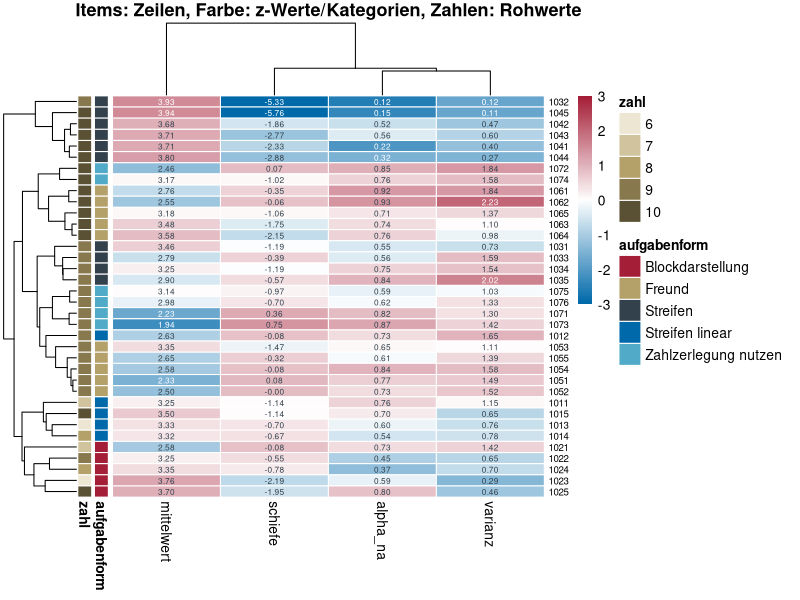
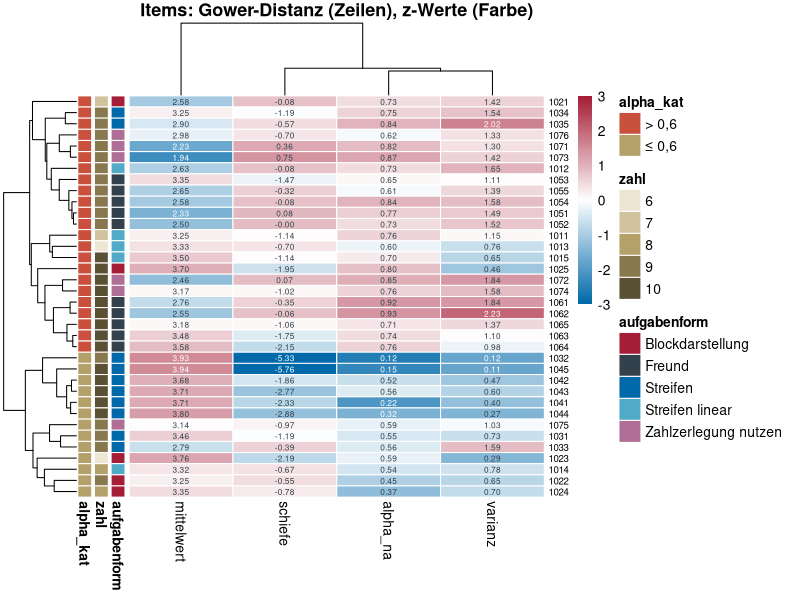

These charts were generated, in order, by the following R code:
## ---- chunk 1
#| label: setup1
#| include: false
library(ggplot2)

# Kategoriale Palette nach CD der Universität Tübingen (S. 34/35).
# Reihenfolge auf Unterscheidbarkeit bei Farbsehschwäche optimiert
# (min. ΔE2000 unter Deuter-/Prot-/Tritanopie: 4 Farben 14,3; 8 Farben 11,0).
# Ab 5 Gruppen zusätzlich Form oder Linientyp verwenden.
ut_palette <- c(
  karminrot = "#A51E37", mattgold = "#B4A069", anthrazit = "#32414B",
  blau = "#0069AA", hellblau = "#50AAC8", violett = "#AF6E96",
  ziegel = "#C8503C", ocker = "#D29600"
)
scale_colour_ut <- function(...) scale_colour_manual(values = unname(ut_palette), ...)
scale_fill_ut <- function(...) scale_fill_manual(values = unname(ut_palette), ...)
## ---- chunk 2
#| label: setup
library(readxl)
library(dplyr)
library(readr)
library(stringr)
library(cluster)
library(pheatmap)
## ---- chunk 3
#| label: import
IRR_data <- read_excel("data/IRR_data.xlsx")
## ---- chunk 4
#| label: variablen
IRR_data <- IRR_data |>
  mutate(
    aufgabenform = case_when(
      str_detect(item_beschreibung, "Streifen linear") ~ "Streifen linear",
      str_detect(item_beschreibung, "Blockdarstellung") ~ "Blockdarstellung",
      str_detect(item_beschreibung, "Streifen") ~ "Streifen",
      str_detect(item_beschreibung, "Freund") ~ "Freund",
      str_detect(item_beschreibung, "nutzen") ~ "Zahlzerlegung nutzen"
    ),
    zahlen = str_extract_all(item_beschreibung, "\\d+") |> lapply(as.integer),
    zahl = case_when(
      aufgabenform == "Zahlzerlegung nutzen" & str_detect(item_beschreibung, "\\+") ~
        vapply(zahlen, sum, integer(1)),
      .default = vapply(zahlen, \(x) x[1], integer(1))
    )
  ) |>
  select(-zahlen)

count(IRR_data, aufgabenform, zahl)
## ---- chunk 5
#| label: heatmap
#| fig-height: 7
heat_df <- IRR_data |>
  mutate(aufgabenform = factor(aufgabenform), zahl = factor(zahl)) |>
  select(item_kuerzel, aufgabenform, zahl, alpha_na, schiefe, varianz, mittelwert) |>
  as.data.frame()
rownames(heat_df) <- heat_df$item_kuerzel

gower_dist <- daisy(heat_df[, -1], metric = "gower")
row_clust <- hclust(gower_dist, method = "average")

heat_mat <- scale(as.matrix(heat_df[, c("alpha_na", "schiefe", "varianz", "mittelwert")]))

# Raw (unstandardised) values as cell labels; colour shows z-values
raw_mat <- as.matrix(heat_df[, colnames(heat_mat)])
cell_labels <- matrix(sprintf("%.2f", raw_mat), nrow(raw_mat), dimnames = dimnames(raw_mat))

col_clust <- hclust(dist(t(heat_mat)), method = "average")

# CD colours: diverging blau – weiß – karminrot for z-values
heat_colors <- colorRampPalette(c(ut_palette[["blau"]], "white", ut_palette[["karminrot"]]))(100)

# Per-cell text colour (white on dark cells). pheatmap draws labels column-wise
# in clustered order, so the vector must follow that order.
text_col <- ifelse(abs(heat_mat) > 1.5, "white", ut_palette[["anthrazit"]])
number_colors <- as.vector(text_col[row_clust$order, col_clust$order])

# Categorical: CD palette; zahl is ordinal, so a light-to-dark gold ramp
anno_colors <- list(
  aufgabenform = setNames(unname(ut_palette)[seq_len(nlevels(heat_df$aufgabenform))], levels(heat_df$aufgabenform)),
  zahl = setNames(colorRampPalette(c("#ECE6D2", ut_palette[["mattgold"]], "#5A5034"))(nlevels(heat_df$zahl)), levels(heat_df$zahl))
)

pheatmap(
  heat_mat,
  cluster_rows = row_clust,
  cluster_cols = col_clust,
  annotation_row = heat_df[c("aufgabenform", "zahl")],
  annotation_colors = anno_colors,
  color = heat_colors,
  breaks = seq(-3, 3, length.out = 101),
  display_numbers = cell_labels,
  number_color = number_colors,
  border_color = "white",
  fontsize_number = 6,
  fontsize_row = 7,
  main = "Items: Zeilen, Farbe: z-Werte/Kategorien, Zahlen: Rohwerte"
)
## ---- chunk 6
#| label: heatmap2
#| fig-height: 7
heat_df2 <- IRR_data |>
  mutate(
    aufgabenform = factor(aufgabenform),
    zahl = factor(zahl),
    alpha_kat = if_else(alpha_na > 0.6, "> 0,6", "≤ 0,6") |> factor()
  ) |>
  select(item_kuerzel, aufgabenform, zahl, alpha_kat, alpha_na, schiefe, varianz, mittelwert) |>
  as.data.frame()
rownames(heat_df2) <- heat_df2$item_kuerzel

gower_dist2 <- daisy(heat_df2[, -1], metric = "gower")
row_clust2 <- hclust(gower_dist2, method = "average")

heat_mat2 <- scale(as.matrix(heat_df2[, c("alpha_na", "schiefe", "varianz", "mittelwert")]))

# Raw (unstandardised) values as cell labels; colour shows z-values
raw_mat2 <- as.matrix(heat_df2[, colnames(heat_mat2)])
cell_labels2 <- matrix(sprintf("%.2f", raw_mat2), nrow(raw_mat2), dimnames = dimnames(raw_mat2))

col_clust2 <- hclust(dist(t(heat_mat2)), method = "average")

# CD colours: diverging blau – weiss – karminrot for z-values
heat_colors2 <- colorRampPalette(c(ut_palette[["blau"]], "white", ut_palette[["karminrot"]]))(100)

# Per-cell text colour (white on dark cells). pheatmap draws labels column-wise
# in clustered order, so the vector must follow that order.
text_col2 <- ifelse(abs(heat_mat2) > 1.5, "white", ut_palette[["anthrazit"]])
number_colors2 <- as.vector(text_col2[row_clust2$order, col_clust2$order])

# Categorical: CD palette without mattgold (reserved for the ordinal zahl ramp);
# alpha_kat uses karminrot/mattgold to signal the dichotomy
anno_colors2 <- list(
  aufgabenform = setNames(unname(ut_palette[names(ut_palette) != "mattgold"])[seq_len(nlevels(heat_df2$aufgabenform))], levels(heat_df2$aufgabenform)),
  zahl = setNames(colorRampPalette(c("#ECE6D2", ut_palette[["mattgold"]], "#5A5034"))(nlevels(heat_df2$zahl)), levels(heat_df2$zahl)),
  alpha_kat = setNames(c("#C8503C", "#B4A069"), c("> 0,6", "≤ 0,6"))
)

pheatmap(
  heat_mat2,
  cluster_rows = row_clust2,
  cluster_cols = col_clust2,
  annotation_row = heat_df2[c("aufgabenform", "zahl", "alpha_kat")],
  annotation_colors = anno_colors2,
  color = heat_colors2,
  breaks = seq(-3, 3, length.out = 101),
  display_numbers = cell_labels2,
  number_color = number_colors2,
  border_color = "white",
  fontsize_number = 6,
  fontsize_row = 7,
  main = "Items: Gower-Distanz (Zeilen), z-Werte (Farbe)"
)
